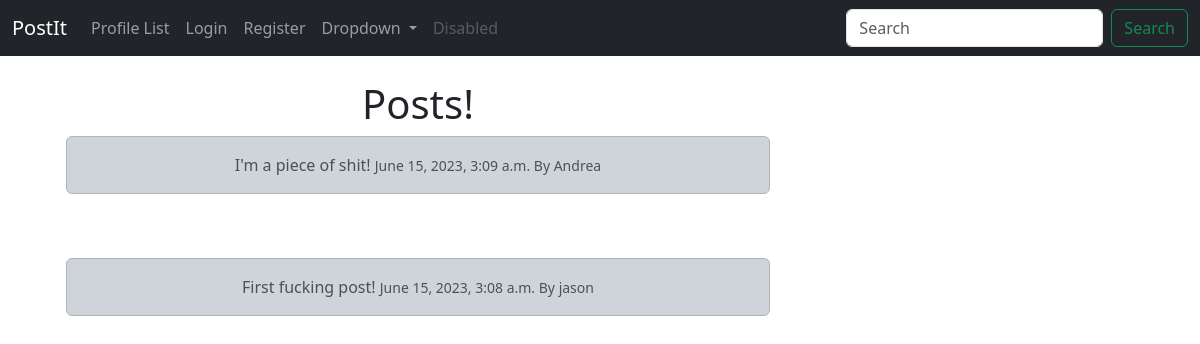
/, run on an earlier commit of the app's database.
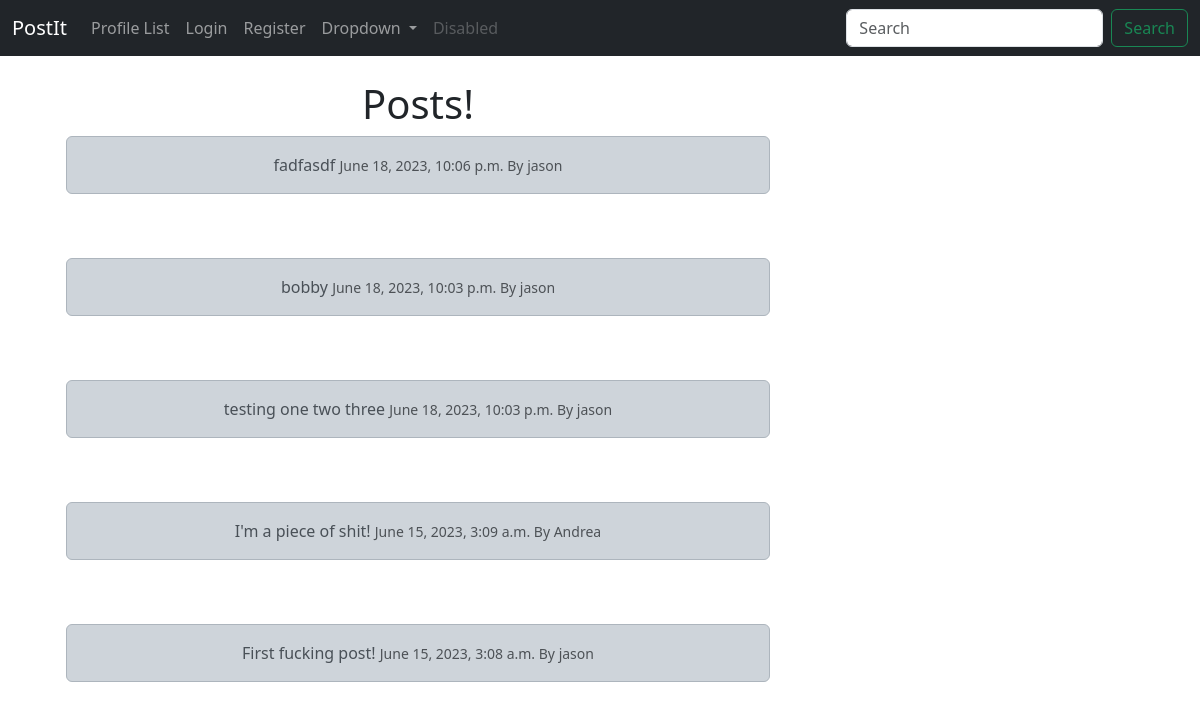
And on a later commit of the database.
### postit/models.py (models this page shows, shortened)
class Post(models.Model):
    user = models.ForeignKey(
        User, related_name='posts',
        on_delete=models.DO_NOTHING
    )
    body = models.CharField(max_length=200)
    created_at = models.DateTimeField(auto_now_add=True)

### postit/views.py (the view)
# urls.py: path('', views.home, name='home'),
def home(request):
    if request.user.is_authenticated:
        form = PostForm(request.POST or None)
        if request.method == 'POST':
            if form.is_valid():
                post = form.save(commit=False)
                post.user = request.user
                post.save()
                messages.success(request, 'Your post was successfuly!')
                return redirect('home')
        posts = Post.objects.all().order_by('-created_at')
        return render(request, 'home.html', {'posts': posts, 'form': form})
    else:
        posts = Post.objects.all().order_by('-created_at')
        return render(request, 'home.html', {'posts': posts})

### postit/templates/home.html (shortened to what this page needs)
{% extends 'base.html' %}
{% block content %}
<div class="container text-center">
    <div class="row">
        <div class="col-8">
<h1>Posts!</h1>
{% for post in posts %}
<div class="alert alert-dark" role="alert">
    {{ post.body }}
    <small class="text-muted">
    {{ post.created_at}} By {{ post.user.username }}
    </small>
    </div><br/><br/>
{% endfor %}
        </div>
        <div class="col-4">
            <br/><br/>
        </div>
    </div>
</div>
{% endblock %}

What changed in the data, as far as the page shows it:
added Post: body "fadfasdf", created_at "June 18, 2023, 10:06 p.m.", user.username "jason"
added Post: body "bobby", created_at "June 18, 2023, 10:03 p.m.", user.username "jason"
added Post: body "testing one two three", created_at "June 18, 2023, 10:03 p.m.", user.username "jason"
